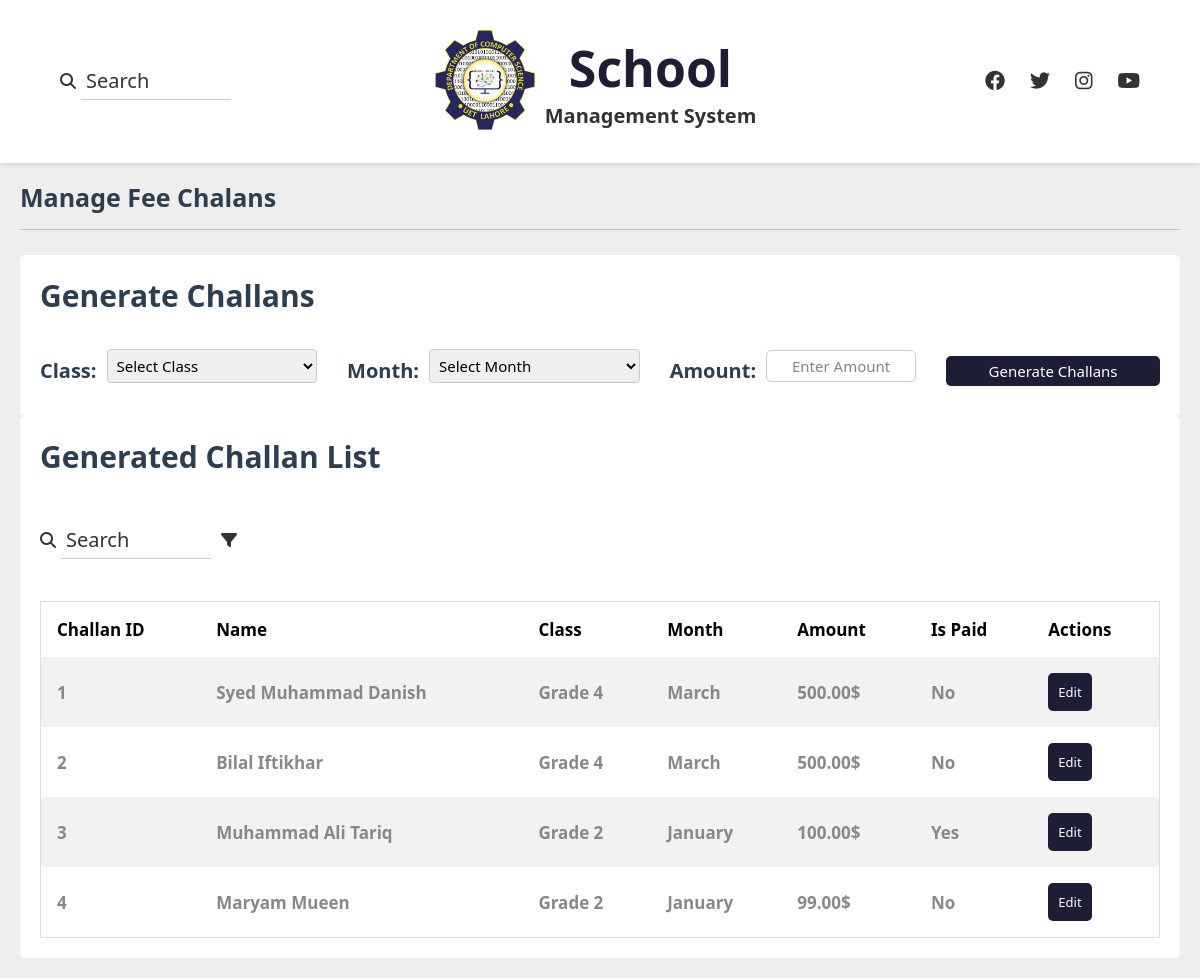
Screenshot of /Admin-dashboard/FeePayment/ with the database file from the repository.
### sms/models.py (models this page shows, shortened)
class FeeChallan(models.Model):
    CHALLAN_MONTH_CHOICES = [
        ('January', 'January'),
        ('February', 'February'),
        ('March', 'March'),
        ('April', 'April'),
        ('May', 'May'),
        ('June', 'June'),
        ('July', 'July'),
        ('August', 'August'),
        ('September', 'September'),
        ('October', 'October'),
        ('November', 'November'),
        ('December', 'December'),
    ]
    challan_title = models.CharField(max_length=100)
    student = models.ForeignKey(
        Student,
        on_delete=models.CASCADE,
        related_name='fee_challans'
    )
    month = models.CharField(max_length=20, choices=CHALLAN_MONTH_CHOICES)
    due_date = models.DateField()
    total = models.DecimalField(max_digits=10, decimal_places=2)
    is_paid = models.BooleanField(default=False)

class Student(models.Model):
    user = models.OneToOneField(User, on_delete=models.CASCADE, related_name='student')
    first_name = models.CharField(max_length=50)
    last_name = models.CharField(max_length=50)
    dob = models.DateField()
    gender = models.CharField(max_length=1)  # 'M' or 'F'
    address = models.CharField(max_length=100)
    admission_date = models.DateField()
    grade = models.ForeignKey(Grade, on_delete=models.SET_NULL, null=True, related_name='students')

class Grade(models.Model):
    grade = models.CharField(max_length=50, default='2024')
    image = models.ImageField(upload_to='curriculum_images/')

### sms/views.py (the view, shortened to what this page needs)
# urls.py: path('Admin-dashboard/FeePayment/', generate_challans_view, name='fee_view'),
def generate_challans_view(request):
    grades = Grade.objects.all()
    months = FeeChallan.CHALLAN_MONTH_CHOICES
    fee_challans = FeeChallan.objects.select_related('student', 'student__grade').all()
    context = {
        'grades': grades,
        'months': months,
        'fee_challans': fee_challans
    }
    return render(request, 'sms_app/adminDashboard/feepayment.html', context)

### sms/templates/sms_app/adminDashboard/feepayment.html (shortened to what this page needs)
{% extends "sms_app/adminDashboard/Adminlayout.html" %}
{% load static %}
{% block content %}
<section class="teacher-profile">
<h1 class="heading" style="padding-top:2rem";>Manage Fee Chalans</h1>
<div class="details">
    <h1 style="font-size: 3rem; color: var(--black); margin-bottom: .2rem; text-align: left;">
        Generate Challans
    </h1>
    <br>
    <br>
    <form method="POST" action="{% url 'fee_view' %}">
        <div class="add-teacher">
            <h1 style="font-size: 2rem; color: var(--black); margin-bottom: .2rem; text-align: left; margin-right: 10px;">
                Class:
            </h1>
            <select name="grade" style="padding: 0.5rem; font-size: 1.5rem;">
                <option value="" disabled selected>Select Class</option>
            </select>
            <h1 style="font-size: 2rem; color: var(--black); margin-bottom: .2rem; text-align: left; margin-right: 10px; margin-left: 30px;">
                Month:
            </h1>
            <select name="month" style="padding: 0.5rem; font-size: 1.5rem;">
                <option value="" disabled selected>Select Month</option>
            </select>
            <h1 style="font-size: 2rem; color: var(--black); margin-bottom: .2rem; text-align: left; margin-right: 10px; margin-left: 30px;">
                Amount:
            </h1>
            <input type="text" name="amount" placeholder="Enter Amount" style="padding: 0.5rem; font-size: 1.5rem;" />
            <button type="submit" class="inline-btn" style="font-size: 1.5rem; margin-left: 3rem; margin-bottom: 1rem; padding: 0.5rem 0.8rem;">
                Generate Challans
            </button>
        </div>
    </form>
</div>
<div class="details">
       <h1 style="font-size: 3rem;
       color: var(--black);
       margin-bottom: .2rem;text-align: left;">Generated Challan List</h1>
 <br>
 <br>
 <br>
 <div class="search-bar">
    <i class="fas fa-search"></i>
    <input type="text" id="search-input" placeholder="Search" onkeyup="filterTable()" />
    <button id="filter-btn" class="filter-btn">
        <i class="fas fa-filter"></i>
    </button>
</div>
<br>
<br>
<br>
<table style="width:100%" id="challan-table">
    <tr>
        <th>Challan ID</th>
        <th>Name</th>
        <th>Class</th>
        <th>Month</th>
        <th>Amount</th>
        <th>Is Paid</th>
        <th>Actions</th>
    </tr>
    {% for challan in fee_challans %}
    <tr>
        <td>{{ challan.id }}</td>
        <td>{{ challan.student.first_name }} {{ challan.student.last_name }}</td>
        <td>{{ challan.student.grade.grade }}</td>
        <td>{{ challan.month }}</td>
        <td>{{ challan.total }}$</td>
        <td>
            {% if challan.is_paid %}
                Yes
            {% else %}
                No
            {% endif %}
        </td>
        <td>
            <button class="edit-btn" style="font-size: small; background-color: #1d1d35; margin-right: 2px; padding:1rem 1rem; border-radius: 5px; color: #fff;"
                    onclick="openfeePopup1('{{ challan.total }}', '{% if challan.is_paid %}Yes{% else %}No{% endif %}', '{{challan.id}}')">
                Edit
            </button>
        </td>
    </tr>
    {% endfor %}
</table>
    </div>
 </section>
{% endblock %}

### sms/static/styles/styleadmin.css (style rules this page uses)
* { margin: 0; padding: 0; box-sizing: border-box; }
body { font-family: "Playfair Display", system-ui, -apple-system, BlinkMacSystemFont, 'Segoe UI', Roboto, Oxygen, Ubuntu, Cantarell, 'Open Sans', 'Helvetica Neue', sans-serif; font-optical-sizing: auto; font-weight: 600; font-style: normal; }
.search-bar { display: flex; align-items: center; position: relative; }
.search-bar i { color: #333; margin-right: 5px; font-size: 16px; }
.search-bar input { border: none; border-bottom: 1px solid #ccc; padding: 5px; outline: none; font-size: 20px; width: 150px; background-color: transparent; transition: width 0.4s ease; }
.search-bar input::placeholder { color: #333; }
.filter-btn { background: none; border: none; margin-left: 10px; cursor: pointer; font-size: 16px; }
body { padding-top: 140px; }
table { border-collapse: collapse; border-spacing: 0; width: 100%; border: 1px solid #ddd; }
th, td { text-align: left; padding: 16px; }
tr:nth-child(even) { background-color: #f2f2f2; }
.add-teacher { display: flex; align-items: center; }
.add-teacher input { border: 1px solid #ccc; border-radius: 5px; padding: 5px; outline: none; font-size: 15px; width: 150px; background-color: transparent; transition: width 0.4s ease; }
.add-teacher input::placeholder { color: #858585; text-align: center; }

### sms/static/styles/lmsadmin.css (style rules this page uses)
:root { --main-color:#1d1d35; --red:#e74c3c; --orange:#f39c12; --light-color:#888; --light-bg:#eee; --black:#2c3e50; --white:#fff; --border:.1rem solid rgba(0,0,0,.2); }
* { font-family: "Playfair Display", system-ui, -apple-system, BlinkMacSystemFont, 'Segoe UI', Roboto, Oxygen, Ubuntu, Cantarell, 'Open Sans', 'Helvetica Neue', sans-serif; margin:0; padding:0; box-sizing: border-box; outline: none; border:none; text-decoration: none; }
html { font-size: 62.5%; overflow-x: hidden; }
body { background-color: var(--light-bg); padding-left: 30rem; }
section { padding:2rem; margin: 0 auto; max-width: 1200px; }
.heading { font-size: 2.5rem; color:var(--black); margin-bottom: 2.5rem; border-bottom: var(--border); padding-bottom: 1.5rem; text-transform: capitalize; }
.inline-btn, .inline-option-btn, .inline-delete-btn, .btn, .delete-btn, .option-btn { border-radius: .5rem; color:#fff; font-size: 1.8rem; cursor: pointer; text-transform: capitalize; padding:1rem 3rem; text-align: center; margin-top: 1rem; }
.inline-btn, .inline-option-btn, .inline-delete-btn { display: inline-block; }
.btn, .inline-btn { background-color: var(--main-color); }
.teacher-profile .details { text-align: center; background-color: var(--white); border-radius: .5rem; padding: 2rem; }
form input, form select, form button { width: 100%; padding: 8px; margin-bottom: 10px; border-radius: 4px; border: 1px solid #ccc; }
form button { background-color: #007bff; color: #fff; border: none; cursor: pointer; }
@media (max-width:1200px) { body { padding-left: 0; } }

### sms/templates/sms_app/adminDashboard/feepayment.html (style rules this page uses)
table, th, td { font-size: 1.7rem; }
td { color: var(--light-color); }

### rows the page displays
FeeChallan: id "1", student.first_name "Syed Muhammad", student.last_name "Danish", student.grade.grade "Grade 4", month "March", total "500.00", is_paid "No"
FeeChallan: id "2", student.first_name "Bilal", student.last_name "Iftikhar", student.grade.grade "Grade 4", month "March", total "500.00", is_paid "No"
FeeChallan: id "3", student.first_name "Muhammad Ali", student.last_name "Tariq", student.grade.grade "Grade 2", month "January", total "100.00", is_paid "Yes"
FeeChallan: id "4", student.first_name "Maryam", student.last_name "Mueen", student.grade.grade "Grade 2", month "January", total "99.00", is_paid "No"
